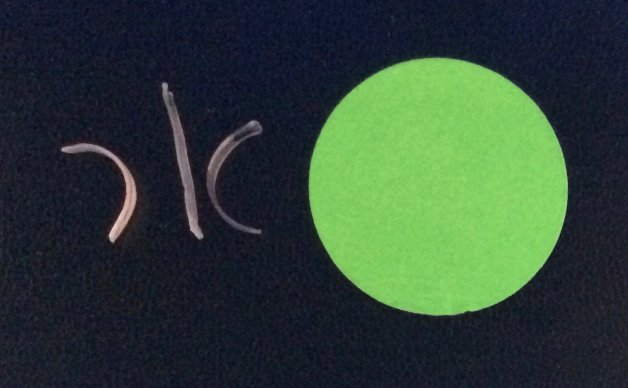
#> input picture data/small_r_05_340_2_E35_A5.jpg, 1256 x 776 px, found by its file name (shown at 1/2 size)
$ jupyter execute Radius_of_Curvature.ipynb   (shell and % lines are left out)   (older library calls are emulated)
#> lines starting #> are read from the running program, lines starting #| are printed output that depends on the picture; after the words box and inside, x2 and y2 are one past the last pixel; in counts of white or black regions, pixels touching at a corner belong together
# Getting Radius of Curvature from Images

[cell 1]
import os
import datetime

import numpy as np
import pandas
import h5py
from matplotlib import pyplot as plt
from matplotlib.patches import Circle
import seaborn as sns
from scipy.optimize import curve_fit
from scipy import integrate
from scipy import optimize

import cv2
import imutils
from imutils import perspective
from imutils import contours

sns.set_context('notebook',font_scale=1.5)
sns.set_style(style='whitegrid')

[cell 2]
# [30 lines left out: function make_plot, not called in this run]

[cell 3]
def extract_radius_of_curvature(image_path,radius_scale,plot=False):
    # Load image in grayscale, blur, and detect edges
#> called with image_path = 'data/small_r_05_340_2_E35_A5.jpg', radius_scale = 3, plot = False
    img = cv2.imread(image_path,0)
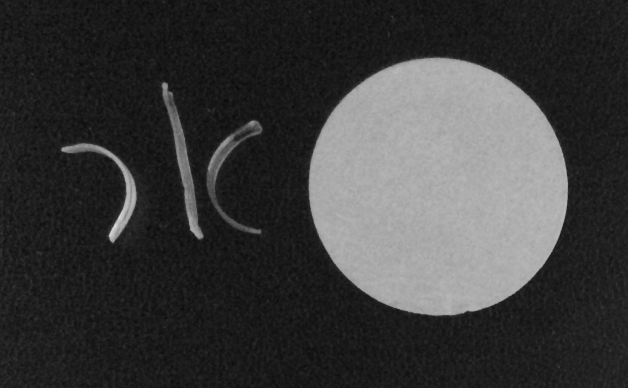
#> img: shape (776, 1256) (shown at 1/2 size); min 4, max 225, mean 59.6
    blurred = cv2.GaussianBlur(img, (5,5), 0)
    edges = cv2.erode(cv2.dilate(cv2.Canny(blurred,30,100), None, iterations=1), None, iterations=1)
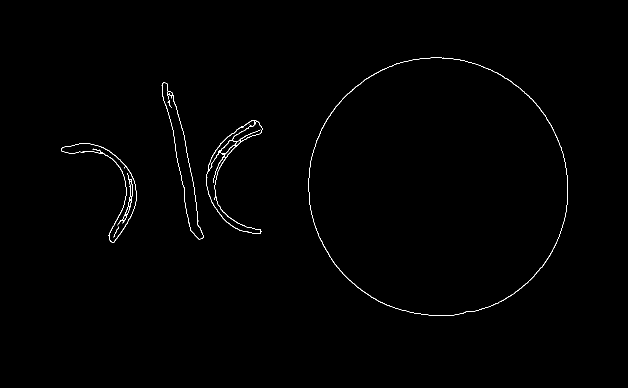
#> edges: shape (776, 1256) (shown at 1/2 size); 0.51% white in thin lines or dots, all inside (x1, y1, x2, y2) = (122, 115, 1136, 632)

    # find contours in the edge map
    cnts = cv2.findContours(edges.copy(), cv2.RETR_EXTERNAL,cv2.CHAIN_APPROX_SIMPLE)
#> cnts = 4 contours; box (x1, y1, x2, y2) and area: (617, 115, 1136, 632) 210154, (323, 165, 407, 479) 6134, (122, 286, 274, 486) 4791, (413, 241, 525, 468) 2415
    cnts = cnts[0] if imutils.is_cv2() else cnts[1]
    (cnts, _) = contours.sort_contours(cnts)

    # loop over the contours individually
    # NOTE: the last circle in the loop is the dot scale
    radius_pixel = []
    x_text = []
    y_text = []
    x_center = []
    y_center = []
    for c in cnts:
        # if the contour is not sufficiently large, ignore it
        if cv2.contourArea(c) < 100:
            continue
        # gets the x and y values and makes a list of them seperately
        x = np.array(c)[:,0,0]
        y = np.array(c)[:,0,1]
        # Get the center of each contour to use as the first guest to determine the center point of the circle
        M = cv2.moments(c)
        x_m = int(M["m10"] / M["m00"])
        x_text.append(x_m-100)
        y_m = int(M["m01"] / M["m00"])
        y_text.append(y_m)
        center_estimate = x_m, y_m

        # define a few functions for fitting
        def calc_R(xc, yc):
            #calculate the distance of each 2D points from the center (xc, yc)
            return np.sqrt((x-xc)**2 + (y-yc)**2)

        def f_2(c):
            #calculate the algebraic distance between the data points and the mean circle centered at c=(xc, yc)
            Ri = calc_R(*c)
            return Ri - Ri.mean()

        # use the x,y listed above and center_estimate to fit circle to arcs
        center_2, ier = optimize.leastsq(f_2, center_estimate)
        xc_2, yc_2 = center_2
        Ri_2 = calc_R(*center_2)
        # average all the radii to get mean radius for each ar
        R_2 = Ri_2.mean()
        radius_pixel.append(R_2)
        x_center.append(xc_2)
        y_center.append(yc_2)
#> this loop made 4 passes
#> (x_m, y_m, xc_2, yc_2, R_2) on passes 1 to 4: (226, 372, 165, 390.2, 97.73), (365, 324, -3605.6, 1157.9, 4059), (475, 281, 528, 363.2, 103.3), (876, 373, 876.3, 374, 258.7)
#> after the loop, radius_pixel = [97.73, 4059, 103.3, 258.7]; x_center = [165, -3605.6, 528, 876.3]; x_text = [126, 265, 375, 776]; y_center = [390.2, 1157.9, 363.2, 374]; y_text = [372, 324, 281, 373]

    # convert to numpy array
    radius_pixel = np.array(radius_pixel)
    ##### Plot #####
    if plot:
        make_plot(img,edges,x_center,y_center,radius_pixel,x_text,y_text,radius_scale/R_2)

    # Normalize the radii by the dot size
    radius_physical = radius_pixel*radius_scale/R_2
#> radius_physical = [1.13, 47.08, 1.2, 3]

    return img, x_center, y_center, radius_physical, radius_scale/R_2

[cell 4]
img, xc, yc, radii, scale = extract_radius_of_curvature('data/small_r_05_340_2_E35_A5.jpg',3)
#> xc = [165, -3605.6, 528, 876.3]; yc = [390.2, 1157.9, 363.2, 374]; radii = [1.13, 47.08, 1.2, 3]; scale = 0.0116

Data file structure

## day
### experiment
labeled by some number
* arrays
  * original image
  * fitted image
* metadata
  * path to image filename
  * cylinder radius
  * pitch
  * thickness
  * width
  * E value
  * A value
  * coil
  * physical scale (in mm/pixel)
* derived data
  * x location, y location
  * scale x,y
  * scale radii
  * radii (physical)
  * strain

## Writing Data

[cell 5]
def commit_image(dbase_name,image_path,strain,radius_scale,metadata,date=None):
    # extract curvatures
#> called with dbase_name = 'lce_curvature_dbase.h5', image_path = 'data/small_r_05_340_2_E35_A5.jpg', strain = array of shape (3,), radius_scale = 3, date = '10 31 2017'
    img,x_center,y_center,radius_physical,physical_scale = extract_radius_of_curvature(image_path,radius_scale)
#> the loop in extract_radius_of_curvature (call 2), `for c in cnts:` made 4 passes
#> x_center = [165, -3605.6, 528, 876.3]; y_center = [390.2, 1157.9, 363.2, 374]; radius_physical = [1.13, 47.08, 1.2, 3]; physical_scale = 0.0116
    # separate LCE curves from scale curve
    x_center_scale = x_center.pop()
#> x_center_scale = 876.3
    y_center_scale = y_center.pop()
#> y_center_scale = 374
    radius_physical_scale = radius_physical[-1]
#> radius_physical_scale = 3
    radius_physical = radius_physical[:-1]
#> radius_physical = [1.13, 47.08, 1.2]
    # adjust metadata
    metadata['physical_conversion'] = physical_scale
    metadata['x_center_scale'] = x_center_scale
    metadata['y_center_scale'] = y_center_scale
    metadata['physical_radius_scale'] = radius_physical_scale
    # write to file
    if date is None:
        date = datetime.datetime.today()
    if not isinstance(date,datetime.datetime):
        date = datetime.datetime.strptime(date,'%m %d %Y')
    with h5py.File(dbase_name,'a') as hf:
        grp_name = date.strftime('%m_%d_%y')
        # create day group if it does not already exist
        if grp_name not in hf:
            grp = hf.create_group(grp_name)
        else:
            grp = hf[grp_name]
        # create image subgroup
        subgrp_num = len([k for k in grp.keys()])
        subgrp = grp.create_group('{}'.format(subgrp_num))
        # add datasets to subgroup
        dset = subgrp.create_dataset('image',data=img)
        dset.attrs['filepath'] = image_path
        subgrp.create_dataset('strain',data=strain)
        subgrp.create_dataset('physical_radii',data=radius_physical)
        subgrp.create_dataset('x_center',data=np.array(x_center))
        subgrp.create_dataset('y_center',data=np.array(y_center))
        # add metadata
        for key in metadata:
            subgrp.attrs[key] = metadata[key]
#> this loop made 11 passes

[cell 6]
metadata = {
    'cylinder_radius':5,
    'pitch':0.1,
    'thickness':1,
    'width':7,
    'E_value':0.01,
    'A_value':9,
    'coil':0.5
}

[cell 7]
commit_image('lce_curvature_dbase.h5','data/small_r_05_340_2_E35_A5.jpg',
             np.array([0,50,100]),3,metadata,date='10 31 2017')

## Accessing Data

[cell 8]
class LCEImage(object):

    def __init__(self,dbase_path,top_level='/'):
        self.dbase_path = dbase_path
        self.top_level = top_level
        self.level_flag = len(list(filter(None,self.top_level.split('/'))))

    @property
    def meta(self):
        with h5py.File(self.dbase_path,'r') as hf:
            grp = hf[self.top_level]
            attrs = dict(grp.attrs)

        return attrs

    # [27 lines left out: function peek, not called in this run]

    def to_dataframe(self):
        if 'image' not in self:
            return pandas.concat([k.to_dataframe() for k in self]).reset_index()
        df_dict = self.meta
        df_dict['date'] = datetime.datetime.strptime(list(filter(None,self.top_level.split('/')))[0],'%m_%d_%y')
        df_dict['physical_radii'] = self['physical_radii']
        df_dict['strain'] = self['strain']

        return pandas.DataFrame(df_dict)

    # [14 lines left out: function __repr__, not called in this run]

    def __getitem__(self,key):
#> called with key = 0
        if self.level_flag == 0:
            if type(key) is int:
                with h5py.File(self.dbase_path,'r') as hf:
                    dates = [k for k in hf.keys()]
                dates = sorted(dates,key=lambda x: datetime.datetime.strptime(x,'%m_%d_%y'))
#> dates = ['10_31_17']
                key = dates[key]
#> key = '10_31_17'
        elif self.level_flag == 1:
            key = str(key)
        with h5py.File(self.dbase_path,'r') as hf:
            grp = hf[self.top_level]
            if key not in grp:
                raise IndexError('{} not found in {}'.format(key,self.top_level))
            ds = grp[key]
            if isinstance(ds,h5py.Group):
                return LCEImage(self.dbase_path,top_level='/'.join([self.top_level,key]))
            else:
                return np.array(ds)

    def __contains__(self,key):
        with h5py.File(self.dbase_path,'r') as hf:
            flag = key in hf[self.top_level]
        return flag

[cell 9]
lceimage = LCEImage('lce_curvature_dbase.h5')

[cell 10]
lceimage.to_dataframe()
#> in meta, `attrs = dict(grp.attrs)`: attrs = 11 items

$ run again, with data/IMG_6817 (1).jpg copied over data/small_r_05_340_2_E35_A5.jpg
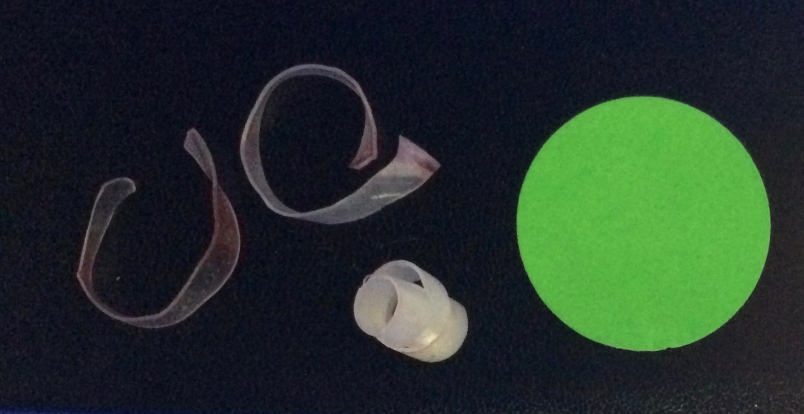
#> input picture data/IMG_6817 (1).jpg, 1607 x 828 px, found by its file name (shown at 1/2 size)
#> in extract_radius_of_curvature, `img = cv2.imread(image_path,0)`:
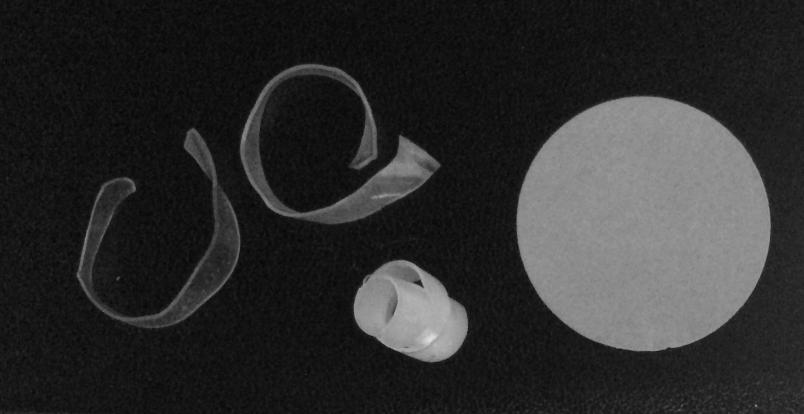
#> img: shape (828, 1607) (shown at 1/2 size); min 2, max 231, mean 45.3
#> in extract_radius_of_curvature, `edges = cv2.erode(cv2.dilate(cv2.Canny(blurred,30,100), None, iteratio..`:
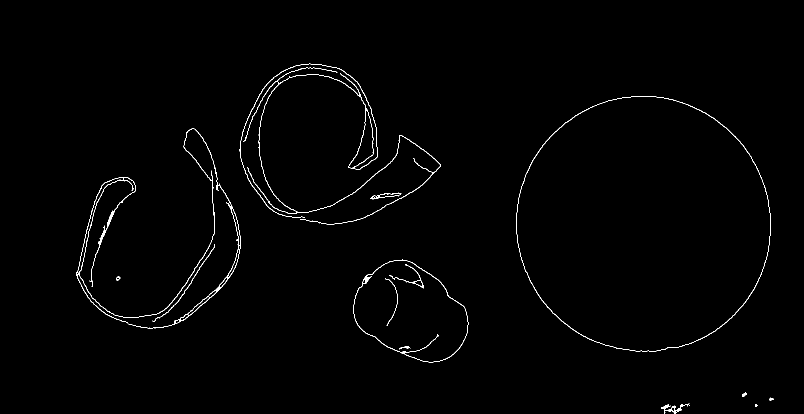
#> edges: shape (828, 1607) (shown at 1/2 size); 0.82% white in thin lines or dots, all inside (x1, y1, x2, y2) = (153, 127, 1548, 828)
#> cnts = 11 contours, 1 with area under 20; largest, box (x1, y1, x2, y2) and area: (1032, 192, 1542, 703) 203724, (707, 519, 937, 725) 32696, (153, 256, 481, 658) 23350, (479, 127, 881, 450) 2969, (1322, 806, 1379, 828) 234
#> the loop in extract_radius_of_curvature, `for c in cnts:` made 11 passes
#> (x_m, y_m, xc_2, yc_2, R_2) on passes 1, 3, 5, 6, 7, 8: (382, 500, 323.8, 483.5, 149.9), (714, 291, 640.4, 292.6, 147.4), (820, 624, 821.2, 623.7, 101.6), (757, 392, 798.4, 596.4, 208.4), (1286, 447, 1286.9, 447.8, 254.7), (1345, 817, 1340.9, 750.2, 68.07)
#> after the loop in extract_radius_of_curvature, `for c in cnts:`: radius_pixel = [149.9, 147.4, 101.6, 208.4, 254.7, 68.07]; x_center = [323.8, 640.4, 821.2, 798.4, 1286.9, 1340.9]; x_text = [282, 614, 720, 657, 1186, 1245]; y_center = [483.5, 292.6, 623.7, 596.4, 447.8, 750.2]; y_text = [500, 291, 624, 392, 447, 817]
#> in extract_radius_of_curvature, `radius_physical = radius_pixel*radius_scale/R_2`: radius_physical = [6.61, 6.5, 4.48, 9.19, 11.22, 3]
#> xc = [323.8, 640.4, 821.2, 798.4, 1286.9, 1340.9]; yc = [483.5, 292.6, 623.7, 596.4, 447.8, 750.2]; radii = [6.61, 6.5, 4.48, 9.19, 11.22, 3]; scale = 0.0441
#> the loop in extract_radius_of_curvature (call 2), `for c in cnts:` made 11 passes
#> in commit_image, `img,x_center,y_center,radius_physical,physical_scale = extract_radius_..`: x_center = [323.8, 640.4, 821.2, 798.4, 1286.9, 1340.9]; y_center = [483.5, 292.6, 623.7, 596.4, 447.8, 750.2]; radius_physical = [6.61, 6.5, 4.48, 9.19, 11.22, 3]; physical_scale = 0.0441
#> x_center_scale = 1340.9
#> y_center_scale = 750.2
#> radius_physical_scale = 3
#> in commit_image, `radius_physical = radius_physical[:-1]`: radius_physical = [6.61, 6.5, 4.48, 9.19, 11.22]
#> the loop in commit_image, `for key in metadata:` made 11 passes
#> dates = ['10_31_17']
#> in __getitem__, `key = dates[key]`: key = '10_31_17'
#> attrs = 11 items
